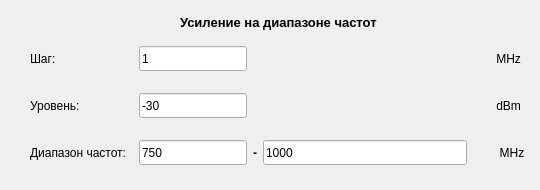
           <widget class="QWidget" name="Gain_2">
            <attribute name="title">
             <string>Усиление</string>
            </attribute>
            <widget class="QLabel" name="TST_POC_nameLabel_5">
             <property name="geometry">
              <rect>
               <x>180</x>
               <y>10</y>
               <width>211</width>
               <height>25</height>
              </rect>
             </property>
             <property name="minimumSize">
              <size>
               <width>0</width>
               <height>25</height>
              </size>
             </property>
             <property name="maximumSize">
              <size>
               <width>16777215</width>
               <height>254</height>
              </size>
             </property>
             <property name="font">
              <font>
               <family>Arial</family>
               <pointsize>10</pointsize>
               <weight>75</weight>
               <bold>true</bold>
              </font>
             </property>
             <property name="text">
              <string>Усиление на диапазоне частот</string>
             </property>
            </widget>
            <widget class="QWidget" name="layoutWidget_19">
             <property name="geometry">
              <rect>
               <x>30</x>
               <y>30</y>
               <width>501</width>
               <height>151</height>
              </rect>
             </property>
             <layout class="QGridLayout" name="gridLayout_7">
              <item row="1" column="1" colspan="2">
               <widget class="QLineEdit" name="TST_GAIN_levelLineEdit">
                <property name="minimumSize">
                 <size>
                  <width>0</width>
                  <height>25</height>
                 </size>
                </property>
                <property name="maximumSize">
                 <size>
                  <width>16777215</width>
                  <height>25</height>
                 </size>
                </property>
                <property name="text">
                 <string>-30</string>
                </property>
               </widget>
              </item>
              <item row="1" column="0">
               <widget class="QLabel" name="TST_GAIN_levelLabel_4">
                <property name="minimumSize">
                 <size>
                  <width>0</width>
                  <height>25</height>
                 </size>
                </property>
                <property name="maximumSize">
                 <size>
                  <width>16777215</width>
                  <height>25</height>
                 </size>
                </property>
                <property name="text">
                 <string>Уровень: </string>
                </property>
               </widget>
              </item>
              <item row="2" column="1" colspan="2">
               <widget class="QLineEdit" name="TST_GAIN_freqBeginLineEdit">
                <property name="minimumSize">
                 <size>
                  <width>0</width>
                  <height>25</height>
                 </size>
                </property>
                <property name="maximumSize">
                 <size>
                  <width>16777215</width>
                  <height>25</height>
                 </size>
                </property>
                <property name="text">
                 <string>750</string>
                </property>
               </widget>
              </item>
              <item row="0" column="1" colspan="2">
               <widget class="QLineEdit" name="TST_GAIN_stepFreqLineEdit">
                <property name="minimumSize">
                 <size>
                  <width>0</width>
                  <height>25</height>
                 </size>
                </property>
                <property name="maximumSize">
                 <size>
                  <width>16777215</width>
                  <height>25</height>
                 </size>
                </property>
                <property name="text">
                 <string>1</string>
                </property>
               </widget>
              </item>
              <item row="0" column="0">
               <widget class="QLabel" name="TST_GAIN_stepLabel_2">
                <property name="minimumSize">
                 <size>
                  <width>0</width>
                  <height>25</height>
                 </size>
                </property>
                <property name="maximumSize">
                 <size>
                  <width>16777215</width>
                  <height>25</height>
                 </size>
                </property>
                <property name="text">
                 <string>Шаг:        </string>
                </property>
               </widget>
              </item>
              <item row="1" column="5">
               <widget class="QLabel" name="TST_GAIN_levelUnit_4">
                <property name="minimumSize">
                 <size>
                  <width>0</width>
                  <height>25</height>
                 </size>
                </property>
                <property name="maximumSize">
                 <size>
                  <width>16777215</width>
                  <height>25</height>
                 </size>
                </property>
                <property name="text">
                 <string>       dBm</string>
                </property>
               </widget>
              </item>
              <item row="2" column="4">
               <widget class="QLineEdit" name="TST_GAIN_freqEndLineEdit">
                <property name="minimumSize">
                 <size>
                  <width>0</width>
                  <height>25</height>
                 </size>
                </property>
                <property name="maximumSize">
                 <size>
                  <width>16777215</width>
                  <height>25</height>
                 </size>
                </property>
                <property name="text">
                 <string>1000</string>
                </property>
               </widget>
              </item>
              <item row="2" column="0">
               <widget class="QLabel" name="TST_GAIN_freqTextLabel_2">
                <property name="minimumSize">
                 <size>
                  <width>0</width>
                  <height>25</height>
                 </size>
                </property>
                <property name="maximumSize">
                 <size>
                  <width>16777215</width>
                  <height>25</height>
                 </size>
                </property>
                <property name="text">
                 <string>Диапазон частот:  </string>
                </property>
               </widget>
              </item>
              <item row="2" column="5">
               <widget class="QLabel" name="TST_GAIN_freqUnit_2">
                <property name="minimumSize">
                 <size>
                  <width>0</width>
                  <height>25</height>
                 </size>
                </property>
                <property name="maximumSize">
                 <size>
                  <width>16777215</width>
                  <height>25</height>
                 </size>
                </property>
                <property name="text">
                 <string>        MHz  </string>
                </property>
               </widget>
              </item>
              <item row="0" column="5">
               <widget class="QLabel" name="TST_GAIN_stepUnit_2">
                <property name="minimumSize">
                 <size>
                  <width>0</width>
                  <height>25</height>
                 </size>
                </property>
                <property name="maximumSize">
                 <size>
                  <width>16777215</width>
                  <height>25</height>
                 </size>
                </property>
                <property name="text">
                 <string>       MHz</string>
                </property>
               </widget>
              </item>
              <item row="2" column="3">
               <widget class="QLabel" name="label_24">
                <property name="minimumSize">
                 <size>
                  <width>0</width>
                  <height>25</height>
                 </size>
                </property>
                <property name="maximumSize">
                 <size>
                  <width>16777215</width>
                  <height>25</height>
                 </size>
                </property>
                <property name="font">
                 <font>
                  <weight>75</weight>
                  <bold>true</bold>
                 </font>
                </property>
                <property name="text">
                 <string>-</string>
                </property>
               </widget>
              </item>
             </layout>
            </widget>
           </widget>
